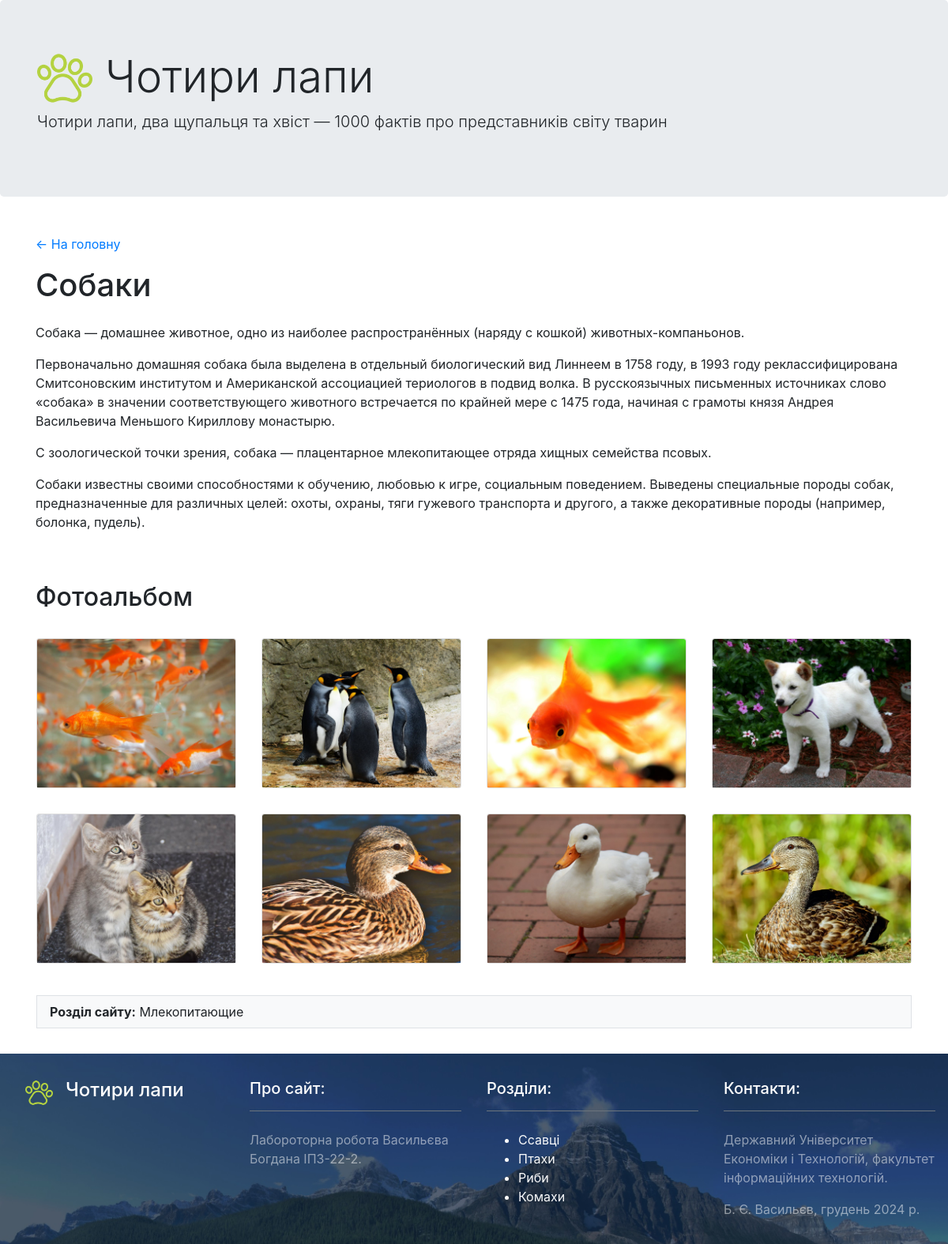
The page /?page=1 on the database as committed earlier.
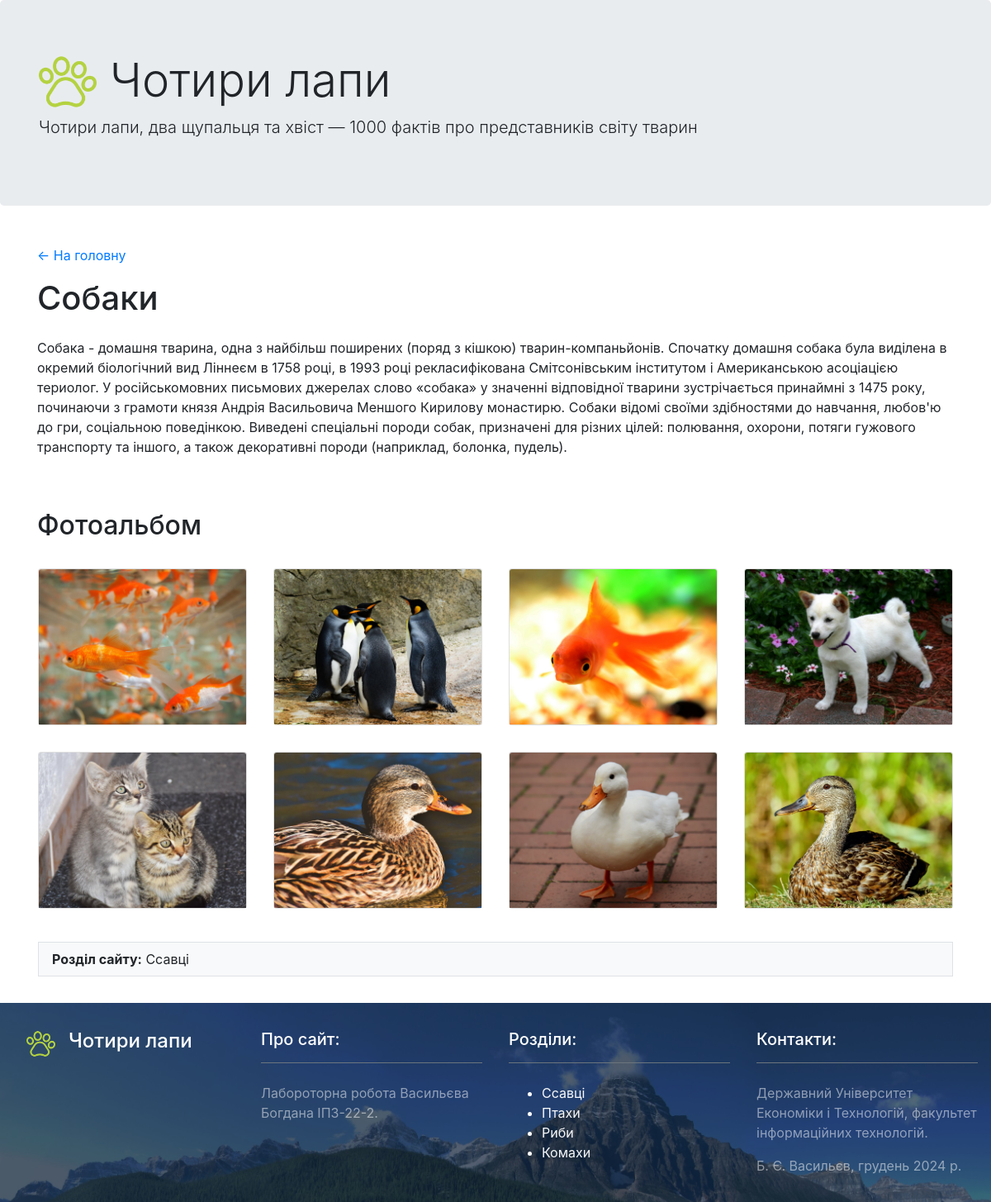
The same page on the database as committed later.
### tables this page shows
CREATE TABLE IF NOT EXISTS `pages` (
  `id` bigint(20) NOT NULL AUTO_INCREMENT,
  `title` text NOT NULL,
  `description` text,
  `content` text NOT NULL,
  `category` bigint(20) NOT NULL,
  `image` varchar(200) DEFAULT NULL,
  PRIMARY KEY (`id`)
);

CREATE TABLE IF NOT EXISTS `categories` (
  `id` bigint(20) NOT NULL AUTO_INCREMENT,
  `name` varchar(200) NOT NULL,
  `description` text,
  `ordered` int(11) DEFAULT NULL,
  PRIMARY KEY (`id`),
  KEY `id` (`id`)
);

### content.php (the view)
<div class="container mt-5 mb-3">
    <p><a href=".">← На головну </a></p>
    <?php
    $result = $mysqli->query("
            SELECT pages.*, categories.name AS category_name
            FROM pages
            LEFT JOIN categories ON pages.category = categories.id
            WHERE pages.id = $page_id
        ");
    $row = $result->fetch_assoc();
    if ($row):
        ?>
        <div class="row">
            <div class="col mb-5">
                <h1 class="mb-4"><?php echo $row['title']; ?></h1>
                <p><?php echo preg_replace("/\n\n|\r\n\r\n/", "<p>", $row['content']); ?>
            </div>
        </div>
        <div class="row">
            <div class="col">
                <h2 class="mb-3">Фотоальбом</h2>
                <div class="card-deck">
                    <?php
                    $photoResult = $mysqli->query("SELECT * FROM photos ORDER BY rand() LIMIT 8");
                    while ($photo = $photoResult->fetch_assoc()) :
                        ?>
                        <div class="col-12 col-sm-6 col-lg-4 col-xl-3 p-3">
                            <div class="card m-0">
                                <img src="images/<?php echo $photo['file']; ?>" class="card-img-top" alt="">
                            </div>
                        </div>
                    <?php
                    endwhile;
                    ?>
                </div>
            </div>
        </div>
        <div class="row">
            <div class="col bg-light border p-2 pl-3 m-3 mt-4">
                <strong>Розділ сайту:</strong>
                <?php echo htmlspecialchars($row['category_name']);?>
            </div>
        </div>
    <?php
    else:
        include "404.php";
    endif;
    ?>
</div>

Rows that differ between the two databases and show on the page:
changed pages "Собаки": content "Собака — домашнее животное, одно из наиболее распространённых (наряду с кошкой) животных-компаньонов. Первоначально домашняя собака была выделена в отдельный биологический вид Линнеем в 1758 году, в 1993 году реклассифицирована Смитсоновским институтом и Американской ассоциацией териологов в подвид волка. В русскоязычных письменных источниках слово «собака» в значении соответствующего животного встречается по крайней мере с 1475 года, начиная с грамоты князя Андрея Васильевича Меньшого Кириллову монастырю. С зоологической точки зрения, собака — плацентарное млекопитающее отряда хищных семейства псовых. Собаки известны своими способностями к обучению, любовью к игре, социальным поведением.…" → "Собака - домашня тварина, одна з найбільш поширених (поряд з кішкою) тварин-компаньйонів. Спочатку домашня собака була виділена в окремий біологічний вид Ліннеєм в 1758 році, в 1993 році рекласифікована Смітсонівським інститутом і Американською асоціацією териолог. У російськомовних письмових джерелах слово «собака» у значенні відповідної тварини зустрічається принаймні з 1475 року, починаючи з грамоти князя Андрія Васильовича Меншого Кирилову монастирю. Собаки відомі своїми здібностями до навчання, любов'ю до гри, соціальною поведінкою. Виведені спеціальні породи собак, призначені для різних цілей: полювання, охорони, потяги гужового транспорту та іншого, а також декоративні породи…"; categories.name "Млекопитающие" → "Ссавці"
